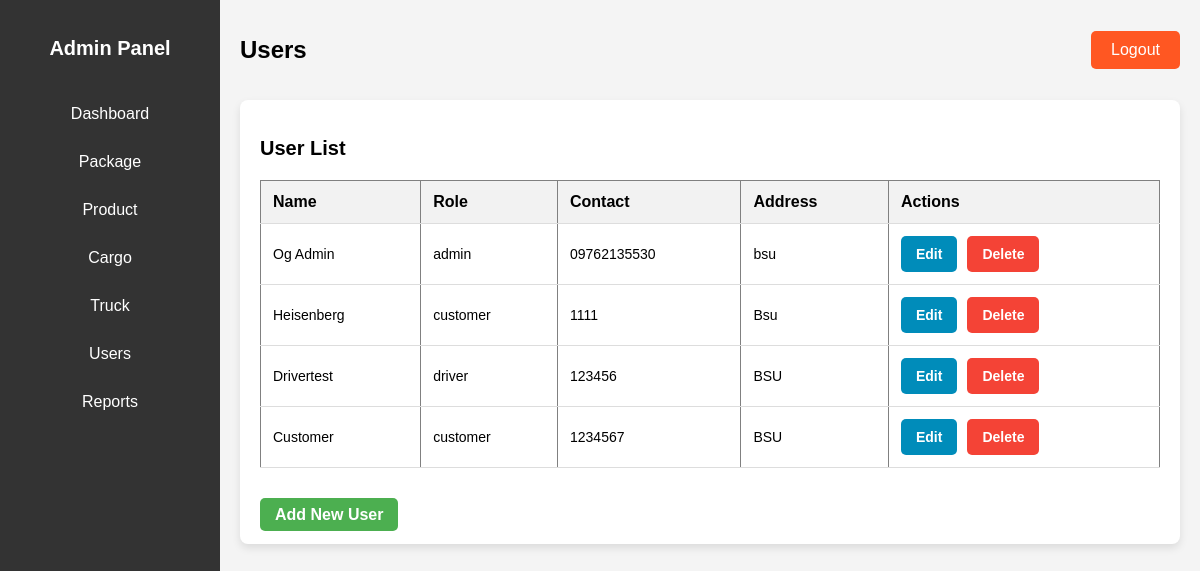
The page /users.php on the database its author committed.
### tables this page shows
CREATE TABLE `users` (
  `user_id` int(11) NOT NULL,
  `name` varchar(100) NOT NULL,
  `username` varchar(100) NOT NULL,
  `password` varchar(255) NOT NULL,
  `role` enum('admin','driver','customer') NOT NULL,
  `contact_number` varchar(15) DEFAULT NULL,
  `address` text DEFAULT NULL
);

### users.php (the view, shortened to what this page needs)
<?php
include 'config.php';
$sql = "SELECT * FROM users";
$result = mysqli_query($conn, $sql);
?>
<!DOCTYPE html>
<html lang="en">
<head>
</head>
<body>
    <div class="dashboard-container">
        <div class="sidebar">
            <h2>Admin Panel</h2>
            <ul class="sidebar-links">
                <li><a href="admin_dashboard.php" class="sidebar-btn">Dashboard</a></li>
                <li><a href="package.php" class="sidebar-btn">Package</a></li>
                <li><a href="product.php" class="sidebar-btn">Product</a></li>
                <li><a href="cargo.php" class="sidebar-btn">Cargo</a></li>
                <li><a href="truck.php" class="sidebar-btn">Truck</a></li>
                <li><a href="users.php" class="sidebar-btn">Users</a></li>
                <li><a href="reports.php" class="sidebar-btn">Reports</a></li>
            </ul>
        </div>
        <div class="main-content">
            <header>
                <h1>Users</h1>
                <a href="index.php" class="logout-btn">Logout</a>
            </header>
            <div class="dashboard-main-container">
                <h2>User List</h2>
                <div class="table-container">
                    <table border="1">
                        <tr>
                            <th>Name</th>
                            <th>Role</th>
                            <th>Contact</th>
                            <th>Address</th>
                            <th>Actions</th>
                        </tr>
                        <?php while ($row = mysqli_fetch_assoc($result)): ?>
                            <tr>
                                <td><?php echo $row['name']; ?></td>
                                <td><?php echo $row['role']; ?></td>
                                <td><?php echo $row['contact_number']; ?></td>
                                <td><?php echo $row['address']; ?></td>
                                <td>
                                    <div class="action-buttons">
                                        <a href="edit_user.php?id=<?php echo $row['user_id']; ?>" class="btn edit-btn">Edit</a>
                                        <a href="delete_user.php?id=<?php echo $row['user_id']; ?>" class="btn delete-btn">Delete</a>
                                    </div>
                                </td>
                            </tr>
                        <?php endwhile; ?>
                    </table>
                </div>
                <br>
                <a href="add_user.php" class="btn add-user-btn">Add New User</a>
            </div>
        </div>
    </div>
</body>
</html>

### users.php (style rules this page uses)
body { font-family: 'Arial', sans-serif; background-color: #f4f4f4; margin: 0; padding: 0; }
.dashboard-container { display: flex; height: 100vh; }
.sidebar { width: 220px; background-color: #333; color: white; padding-top: 20px; }
.sidebar h2 { text-align: center; margin-bottom: 30px; }
.sidebar-links { list-style: none; padding: 0; margin: 0; }
.sidebar-links li { padding: 15px; text-align: center; }
.sidebar-links li a { color: white; text-decoration: none; display: block; font-size: 16px; }
.main-content { flex-grow: 1; padding: 20px; }
header { display: flex; justify-content: space-between; align-items: center; margin-bottom: 20px; }
header h1 { font-size: 24px; }
.logout-btn { padding: 10px 20px; background-color: #ff5722; color: white; text-decoration: none; border-radius: 5px; }
.dashboard-main-container { background-color: white; padding: 20px; border-radius: 8px; box-shadow: 0 4px 8px rgba(0, 0, 0, 0.1); }
h2 { font-size: 20px; margin-bottom: 20px; }
.table-container { overflow-x: auto; }
table { width: 100%; border-collapse: collapse; margin-bottom: 20px; }
th, td { padding: 12px; text-align: left; border-bottom: 1px solid #ddd; }
th { background-color: #f2f2f2; }
td { font-size: 14px; }
.action-buttons { display: flex; gap: 10px; }
.btn { padding: 8px 15px; border-radius: 5px; text-decoration: none; font-weight: bold; text-align: center; cursor: pointer; transition: background-color 0.3s; }
.add-user-btn { background-color: #4CAF50; color: white; }
.edit-btn { background-color: #008CBA; color: white; }
.delete-btn { background-color: #f44336; color: white; }
.action-buttons a { display: inline-block; padding: 10px 15px; border-radius: 5px; text-decoration: none; }

### rows shown on the page
users: name "Og Admin", role "admin", contact_number "09762135530", address "bsu"
users: name "Heisenberg", role "customer", contact_number "1111", address "Bsu"
users: name "Drivertest", role "driver", contact_number "123456", address "BSU"
users: name "Customer", role "customer", contact_number "1234567", address "BSU"
